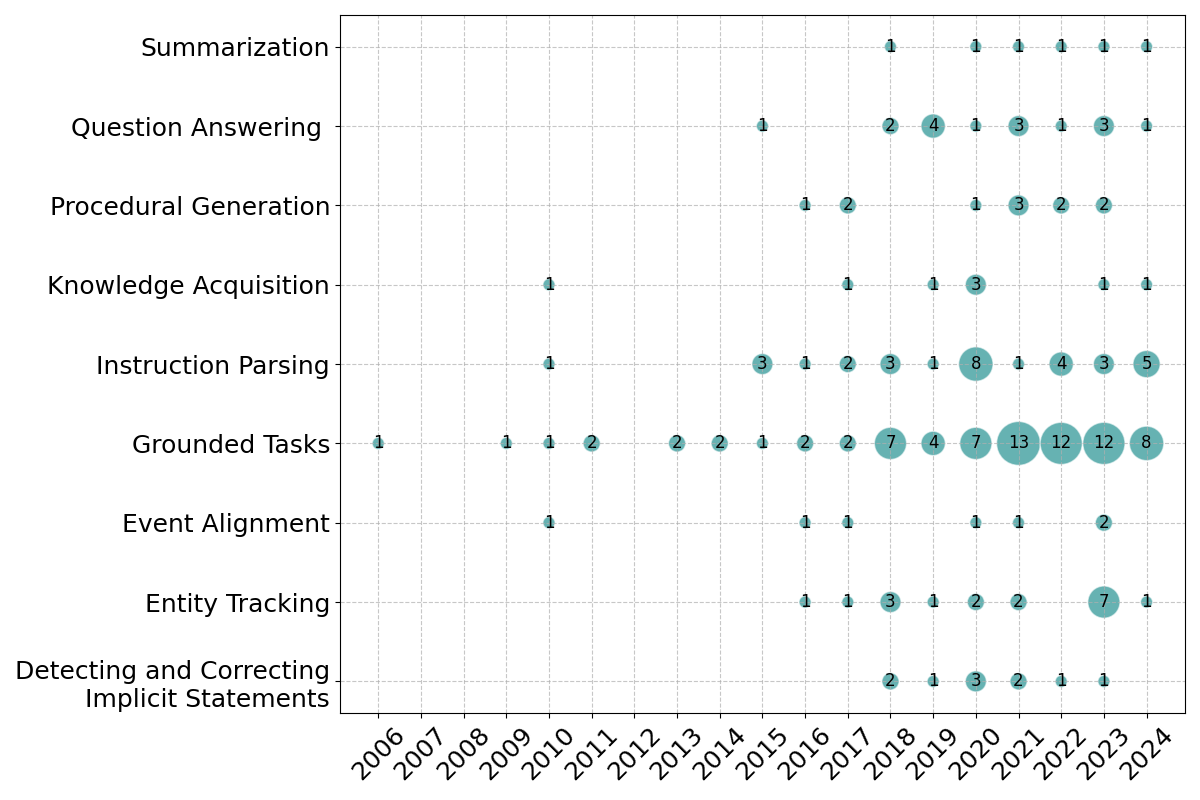

Python code for this plot:
#This file procdues Fig.5 a: Papers Per Task Distribution over Time
import pandas as pd
import matplotlib.pyplot as plt

# Load data from TSV file
df = pd.read_csv('data.tsv', sep='\t')

# Combine tag columns into a single column with multiple tags per paper
tags = df.melt(id_vars='year', value_vars=['tag0','tag1','tag2','tag3','tag4','tag5','tag6','tag7','tag8','tag9',
                                            'tag10','tag11','tag12','tag13','tag14','tag15','tag16','tag17','tag18',
                                            'tag19','tag20','tag21','tag22'], 
                var_name='tag_type', value_name='task').dropna()

# Remove 'TASK:' prefix from the task labels
tags = tags[tags['task'].str.startswith('TASK:')]
tags['task'] = tags['task'].str.replace('TASK:', '', regex=False)

# Function to format task names and merge Grounded tasks
def format_task_name(name, word_limit=3):
    if name.startswith("Grounded"):
        return "Grounded Tasks"  # Merge all "Grounded" tasks into "Grounded Tasks"
    words = name.split()
    if len(words) > word_limit:
        first_line = ' '.join(words[:word_limit])
        second_line = ' '.join(words[word_limit:])
        return f'{first_line}\n{second_line}'
    return name

# Apply formatting function
tags['task'] = tags['task'].apply(format_task_name)

# Count occurrences of each task per year
task_counts = tags.groupby(['year', 'task']).size().unstack(fill_value=0)

# Transpose the data for plotting
task_counts = task_counts.T

# Create a scatter plot
plt.figure(figsize=(12, 8))

# Determine a scaling factor for circle sizes
scaling_factor = 1000 / task_counts.max().max()

for task in task_counts.index:
    sizes = task_counts.loc[task] * scaling_factor  
    non_zero_indices = sizes > 0
    years = task_counts.columns[non_zero_indices]
    sizes = sizes[non_zero_indices]
    
    if not years.empty:
        plt.scatter(years, [task] * len(years), s=sizes, alpha=0.6, edgecolor='w', c='#008080')

        # Add labels inside the circles
        for year, size in zip(years, sizes):
            plt.text(year, task, str(int(size / scaling_factor)), 
                     ha='center', va='center', fontsize=12, color='black')

# Add grid and format axes
plt.grid(True, linestyle='--', alpha=0.7)
plt.xticks(ticks=range(int(task_counts.columns.min()), int(task_counts.columns.max()) + 1, 1), 
           fontsize=18, rotation=45)
plt.yticks(fontsize=18)
plt.tight_layout()

# Save and show plot
plt.savefig('task_year_avg.png')
plt.show()
